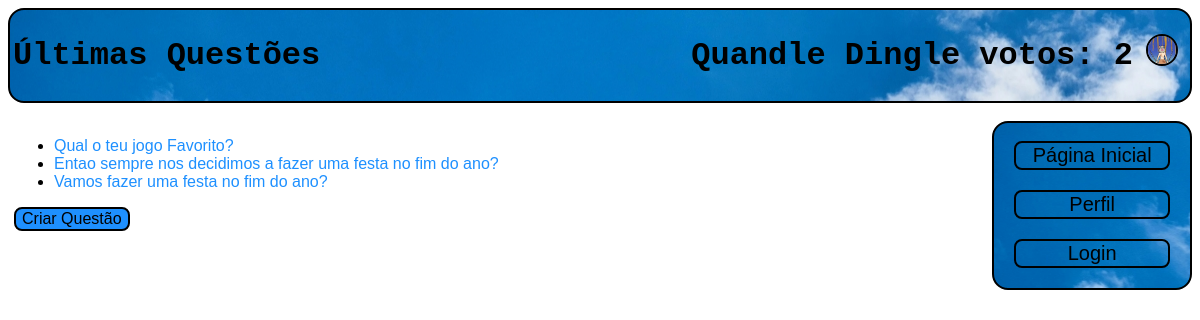
The page /votacao/ (signed in) on the database its author committed.
### votacao/models.py (models this page shows, shortened)
class Aluno(models.Model):
    user = models.OneToOneField(User, on_delete=models.CASCADE)
    curso = models.CharField(max_length=100)
    votosmax = models.IntegerField()
    votos = models.IntegerField(default=0)
    profile_picture = models.CharField(max_length=100)

class Questao(models.Model):
    objects = None
    questao_texto = models.CharField(max_length=200)
    pub_data = models.DateTimeField('data de publicacao')

### votacao/views.py (the view)
# urls.py: path("", views.index, name='index'),
def index(request):
    latest_question_list = Questao.objects.order_by('-pub_data')[:5]
    context = {'latest_question_list': latest_question_list}
    return render(request, 'votacao/index.html', context)

### votacao/templates/votacao/index.html (shortened to what this page needs)
<!DOCTYPE html>
<html>
{% load static %}
<head>
    <link rel="stylesheet" type="text/css" href="{% static 'style.css' %}" />
</head>
<header>
    <h1> <table style="width: 100%">
        <th style="text-align: left; width: 40%">{% block header_title %} Últimas Questões{% endblock %}</th>
        <th style="text-align: right; width: 46%"> {% block header_name %}
            {% if request.user.is_authenticated %}
            {{ request.user}} votos: {{ request.user.aluno.votos }}
            {% else %}
            User
            {% endif %}
        {% endblock %} </th>
         <th style="text-align: center; width: 4%"> {% block profile_pic %}
            {% if request.user.is_authenticated %}
                {% if request.user.aluno.profile_picture %}
                <img style="border: 2px solid black; border-radius: 26px" width="28" height="28" src='{% static request.user.aluno.profile_picture %}'>
                {% else %}
                <img style="border: 2px solid black; border-radius: 26px" width="28" height="28" src='{% static "defaultpp.jpg" %}'>
                {% endif %}
            {% else %}
            <img style="border: 2px solid black; border-radius: 26px" width="28" height="28" src='{% static "defaultpp.jpg" %}'>
            {% endif %}
         {% endblock %} </th>
    </table> </h1>
</header>
<br>
<section>
    {% block body %} <article> <body>
    {% if latest_question_list %}
    <ul>
        {% for questao in latest_question_list %}
        <li>
            <a href="{% url 'votacao:resultados' questao.id %}"> {{ questao.questao_texto }} </a>
        </li>
        {% endfor %}
    </ul>
    {% else %}
    <p>Nao ha questoes disponiveis.</p>
    {% endif %}
    <a href="{% url 'votacao:criarquestao' %}"><button class="button2">Criar Questão</button></a>
    </body> </article> {% endblock %}
    <nav>
        <br>
        <a href="{% url 'votacao:index' %}"><button class="button1">Página Inicial</button></a>
        <br>
        <a href="{% url 'votacao:userPage' %}"><button class="button1">Perfil</button></a>
        <br>
        <a href="{% url 'votacao:loginPage' %}"><button class="button1">Login</button></a>
        <br>
    </nav>
</section>
</html>

### votacao/static/style.css (style rules this page uses)
header { background-image: url("sky.jpg"); border: 2px solid; border-radius: 16px; }
nav { -webkit-flex: 1; -ms-flex: 1; flex: 1; text-align: center; background-image: url("sky.jpg"); border: 2px solid; border-radius: 16px; }
section { display: -webkit-flex; display: flex; }
h1 { font-family: 'Courier New', sans-serif; }
article { -webkit-flex: 5; -ms-flex: 5; flex: 5; margin-left: 6px; }
body { font-size: 16px; font-family: 'HelveticaNeueLT Std', sans-serif; }
a:link, a:visited { width: 100%; color: dodgerblue; text-decoration: none; display: inline-block; }
.button1 { background-color: rgba(0,0,0,0); border-radius: 8px; border: 2px solid black; font-size: 20px; color: black; width: 80%; text-align: center; text-decoration: none; display: inline-block; transition-duration: 0.4s; cursor: inherit; margin-bottom: 20px; }
.button2 { background-color: dodgerblue; border-radius: 8px; border: 2px solid black; font-size: 16px; color: black; text-align: center; text-decoration: none; display: inline-block; transition-duration: 0.4s; cursor: inherit; }
table { width: 100%; }

### rows shown on the page
Questao: questao_texto "Qual o teu jogo Favorito?"
Questao: questao_texto "Entao sempre nos decidimos a fazer uma festa no fim do ano?"
Questao: questao_texto "Vamos fazer uma festa no fim do ano?"

### other values the page prints
{{ request.user }} "Quandle Dingle"
{{ request.user.aluno.votos }} "2"
